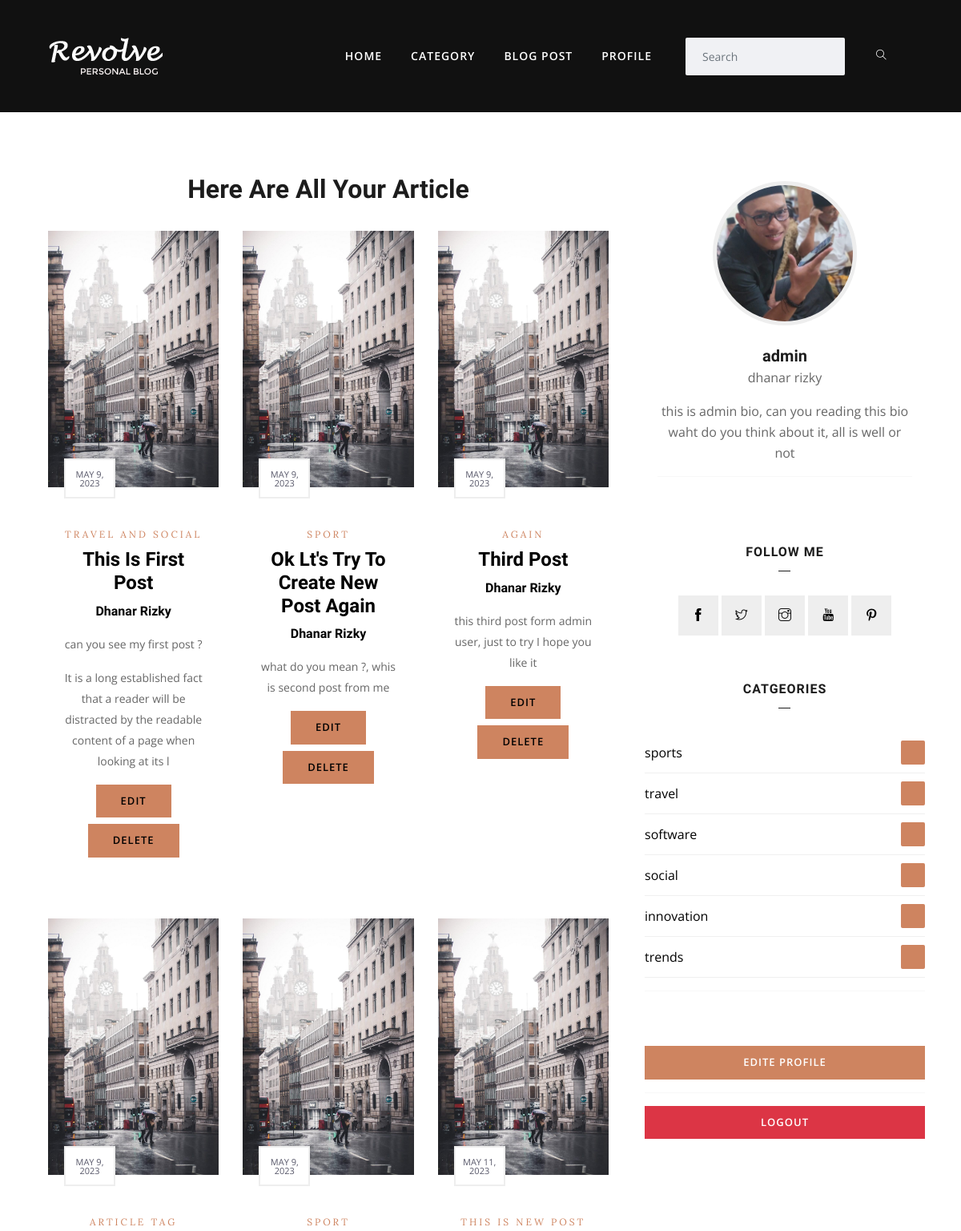
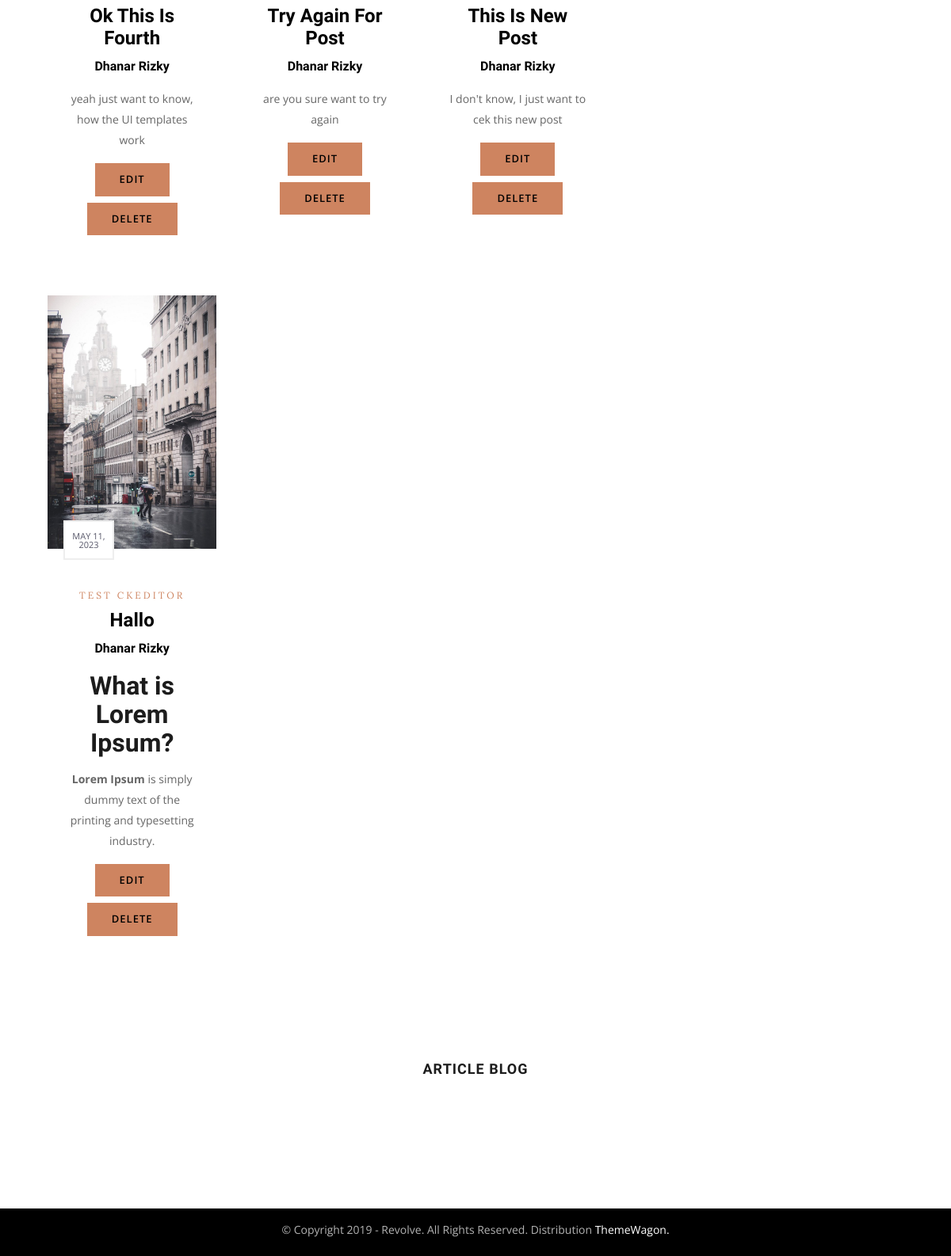
The page /My_article (signed in) on the database its author committed (2 pictures, top to bottom).
### BlogArticle/models.py (models this page shows, shortened)
class Post(models.Model):
    title = models.CharField(max_length=255)
    title_tag = models.CharField(max_length=255, default='article tag')
    image = models.ImageField(null=True, blank=True, upload_to='images/')
    author = models.ForeignKey(User, on_delete=models.CASCADE)
    body = RichTextField()
    post_date = models.DateField(auto_now_add=True)
    category = models.CharField(max_length=255, default='category of article')
    likes = models.ManyToManyField(User, related_name='other_like')

class Profile(models.Model):
    user = models.OneToOneField(User, null=True, on_delete=models.CASCADE)
    bio = models.TextField()
    profile_pic = models.ImageField(null=True, blank=True, upload_to='photos/profile/')

class category(models.Model):
    name = models.CharField(max_length=255)
    def __str__(self) -> str:
        return self.name

### BlogArticle/views.py (the view)
# urls.py: path('My_article', v.MyPostView.as_view(), name='my-post'),
class MyPostView(ListView):
    model = Post
    template_name = 'BlogArticle/my_post.html'
    def get_context_data(self, **kwargs):
        cat_menu = category.objects.all()
        context = super().get_context_data(**kwargs)
        context["cat_menu"] = cat_menu
        return context

### BlogArticle/templates/BlogArticle/my_post.html (shortened to what this page needs)
{% extends 'BlogArticle/base.html' %}
{% load static  %}
{% block content %}
    <section class="single-block-wrapper section-padding">
        <div class="container">
            <div class="row">
                <div class="col-lg-8 col-md-12 col-sm-12 col-xs-12">
                    <div class="single-post">
                        <div class="post-header mb-5 text-center">
                            <h2 class="post-title mt-2">
                                Here Are All Your Article
                            </h2><br/>
                            <div class="col-lg-12 col-md-12 col-sm-12 col-xs-12">
                                <div class="row">
                                    {% if object_list %}
                                        {% for post in object_list %}
                                            {% if post.author.id == user.id %}
                                                <div class="col-lg-4 col-md-6 col-sm-6">
                                                    <article class="post-grid mb-5 ">
                                                        <a class="post-thumb mb-4 d-block" href="blog-single.html">
                                                            <img src="{% static 'images/news/news-1.jpg' %}" alt="" class="img-fluid w-100">
                                                        </a>
                                                    <div class="post-content-grid">
                                                        <div class="label-date">
                                                            <span class="month text-uppercase">
                                                                {{ post.post_date }}
                                                            </span>
                                                        </div>
                                                        <span
                                                        class="cat-name text-color font-extra font-sm text-uppercase letter-spacing">
                                                        {{ post.title_tag }}</span>
                                                        <h3 class="post-title mt-1"><a href="{% url 'detile-post' post.pk %}">{{ post.title }}</a></h3>
                                                        <h5 class="post-title mt-1"><a href="# ">{{ post.author.get_full_name }}</a></h5>
                                                            <p>
                                                                {{ post.body | slice:":150" | safe }}
                                                            </p>
                                                                <h6 class="btn btn-primary"><a href="{% url 'edit-post' post.pk %}">Edit</a></h6>
                                                                <h6 class="btn btn-primary"><a href="{% url 'delete-post' post.pk %}">Delete</a></h6>
                                                        </div>
                                                    </article>
                                                </div>
                                                {% endif %}
                                        {% endfor %}
                                    {% else %}
                                        Sorry, Your Article List is None !!!....
                                    {% endif %}
                                </div>
                            </div>
                        </div>
                    </div>
                </div>
                <div class="col-lg-4 col-md-6 col-sm-12 col-xs-12">
                    <div class="sidebar sidebar-right">
                        <div class="sidebar-wrap mt-5 mt-lg-0">
                            <div class="sidebar-widget about mb-5 text-center p-3">
                                <div class="about-author">
                                    {% if user.profile.profile_pic %}
                                        <img src="{{ user.profile.profile_pic.url }}" alt="" class="img-fluid">
                                    {% else %}
                                        <img src="{% static 'images/author.jpg' %}" alt="" class="img-fluid">
                                    {% endif %}
                                </div>
                                <h4 class="mb-0 mt-4">{{ user.username }}</h4>
                                <p>{{ user.first_name }} {{ user.last_name }}</p>
                                <p>{{ user.profile.bio }}</p>
                                <hr>
                            </div>
                            <div class="sidebar-widget follow mb-5 text-center">
                                <h4 class="text-center widget-title">Follow Me</h4>
                                <div class="follow-socials">
                                    <a href="#"><i class="ti-facebook"></i></a>
                                    <a href="#"><i class="ti-twitter"></i></a>
                                    <a href="#"><i class="ti-instagram"></i></a>
                                    <a href="#"><i class="ti-youtube"></i></a>
                                    <a href="#"><i class="ti-pinterest"></i></a>
                                </div>
                            </div>
                            <div class="sidebar-widget category mb-5">
                                <h4 class="text-center widget-title">Catgeories</h4>
                                <ul class="list-unstyled">
                                    {% for c in cat_menu %}
                                        <li class="align-items-center d-flex justify-content-between">
                                            <a href="{% url 'category-view' c|slugify %}">{{ c }}</a>
                                            <span> </span>
                                        </li>
                                    {% endfor %}
                                </ul>
                                <hr>
                                <br/><br/>
                                <select class="form-select btn btn-primary" onchange="window.location.href=this.value;">
                                    <option value="#">Edite Profile</option>
                                </select>
                                <hr>
                                <a href="{% url 'logout' %}" class="btn btn-danger btn-lg d-block mt-3">LogOut</a>
                            </div>
                        </div>
                    </div>
                </div>
            </div>
        </div>
    </section>
    {% endblock content %}

### BlogArticle/static/css/style.css (style rules this page uses)
body, p { font-family: "Open Sans", sans-serif; line-height: 26px; font-size: 16px; text-rendering: optimizeLegibility; color: #666; font-weight: 400; }
html { overflow-x: hidden; width: 100%; height: 100%; }
h1, .h1, h2, .h2, h3, .h3, h4, .h4, h5, .h5, h6, .h6 { color: #1c1c1c; font-weight: 600; font-family: "Unna", serif; }
h2, .h2 { font-size: 32px; line-height: 36px; font-weight: 700; }
h3, .h3 { font-size: 24px; font-weight: 700; }
h4, .h4 { font-size: 20px; line-height: 28px; }
h5, .h5 { font-size: 16px; line-height: 26px; }
h6, .h6 { font-size: 14px; line-height: 22px; }
.font-extra { font-family: "Lora", serif; }
body { background: #fff; color: #575769; }
html, body { height: 100%; }
a { transition: all 0.3s ease-in-out; color: #000; }
a:link, a:visited { text-decoration: none; }
.section-padding { padding: 70px 0; position: relative; }
.btn { border-radius: 0px; padding: 10px 30px; font-weight: 600; text-transform: uppercase; color: #fff; transition: 350ms; letter-spacing: 1px; font-size: 13px; border: 1px solid transparent; }
.btn-primary { background: #ce8460; }
.letter-spacing { letter-spacing: 3px; }
.font-sm { font-size: 12px !important; }
.text-color { color: #ce8460; }
.sidebar { position: relative; overflow: hidden; width: 100%; height: 100%; }
.label-date span.month { font-size: 11px; line-height: 1em; }
.label-date span { display: block; }
.label-date { width: 64px; border: 2px solid #eee; background-color: #fff; padding: 12px 5px; text-align: center; z-index: 9; position: absolute; margin-top: -80px; }
.post-content-grid { padding: 20px; }
.post-content-grid p { font-size: 14px; margin-top: 15px; }
.sidebar-widget .widget-title { text-transform: uppercase; font-size: 16px; letter-spacing: 1px; position: relative; padding-bottom: 10px; margin-bottom: 30px; }
.sidebar-widget .widget-title:after { position: absolute; bottom: 0; overflow: hidden; width: 15px; height: 1px; border-top: 1px solid; content: ""; left: 50%; margin-left: -8px; }
.sidebar-widget.about .about-author img { border-radius: 100%; width: 180px; height: 180px; border: 5px solid #eee; }
.sidebar-widget.category li { padding: 10px 0px; border-bottom: 1px solid rgba(0, 0, 0, 0.06); }
.sidebar-widget.category li span { display: inline-block; background: #ce8460; color: #fff; width: 30px; height: 30px; text-align: center; border-radius: 2px; line-height: 30px; }
.follow-socials a { width: 50px; height: 50px; display: inline-block; text-align: center; color: #000; padding-top: 12px; margin-bottom: 5px; background: #eee; }
.post-title { text-transform: capitalize; }
.post-grid span { font-size: 15px; }

### rows shown on the page
Post: post_date "MAY 9, 2023", title_tag "TRAVEL AND SOCIAL", title "This Is First Post", author.get_full_name "Dhanar Rizky", body "can you see my first post ? It is a long established fact that a reader will be distracted by the readable content of a page when looking at its l"
Post: post_date "MAY 9, 2023", title_tag "SPORT", title "Ok Lt's Try To Create New Post Again", author.get_full_name "Dhanar Rizky", body "what do you mean ?, whis is second post from me"
Post: post_date "MAY 9, 2023", title_tag "AGAIN", title "Third Post", author.get_full_name "Dhanar Rizky", body "this third post form admin user, just to try I hope you like it"
Post: post_date "MAY 9, 2023", title_tag "ARTICLE TAG", title "Ok This Is Fourth", author.get_full_name "Dhanar Rizky", body "yeah just want to know, how the UI templates work"
Post: post_date "MAY 9, 2023", title_tag "SPORT", title "Try Again For Post", author.get_full_name "Dhanar Rizky", body "are you sure want to try again"
Post: post_date "MAY 11, 2023", title_tag "THIS IS NEW POST", title "This Is New Post", author.get_full_name "Dhanar Rizky", body "I don't know, I just want to cek this new post"
Post: post_date "MAY 11, 2023", title_tag "TEST CKEDITOR", title "Hallo", author.get_full_name "Dhanar Rizky", body "What is Lorem Ipsum? Lorem Ipsum is simply dummy text of the printing and typesetting industry."
category: name "sports"
category: name "travel"
category: name "software"
category: name "social"
category: name "innovation"
category: name "trends"

### other values the page prints
{{ user.username }} "admin"
{{ user.first_name }} "dhanar"
{{ user.last_name }} "rizky"
{{ user.profile.bio }} "this is admin bio, can you reading this bio waht do you think about it, all is well or not"
